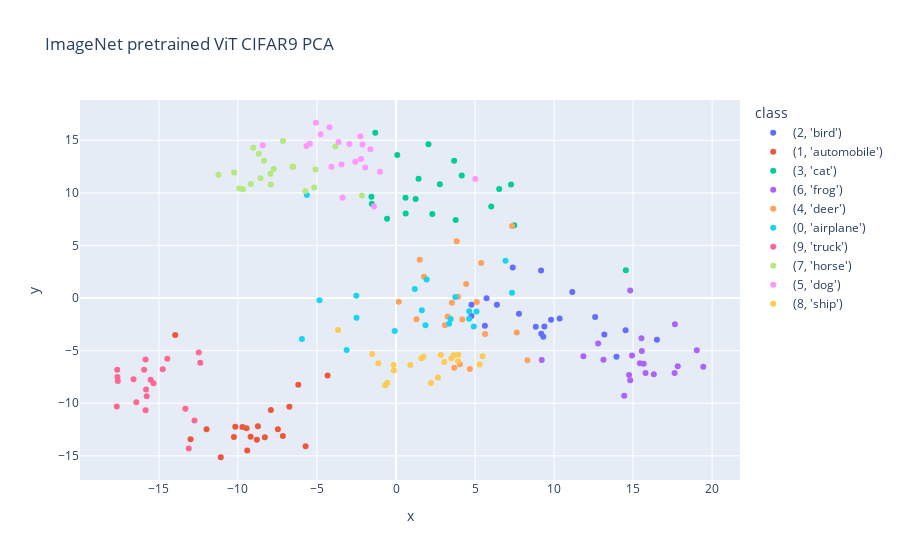

This figure's notebook cell:
### Markdown cell above
#### Feature visualization by PCA

### Code cell
from sklearn.decomposition import PCA

pca = PCA()
components = pca.fit_transform(X_in)

df_embed = pd.DataFrame(components)
df_embed = df_embed.rename(columns={0: 'x', 1: 'y'})
df_embed = df_embed.assign(label=y_in)
fig = px.scatter(
    df_embed,
    x='x',
    y='y',
    color='label',
    labels={'label': 'class'},
    title='ImageNet pretrained ViT CIFAR9 PCA',
)
fig.show()

### Figure 1 — Plotly figure (JSON) as saved in the notebook; plotly's stock layout.template omitted (floating-point values rounded to 4 significant figures)
{"data": [{"hovertemplate": "class=(2, 'bird')<br>x=%{x}<br>y=%{y}<extra></extra>", "legendgroup": "(2, 'bird')", "marker": {"color": "#636efa", "symbol": "circle"}, "mode": "markers", "name": "(2, 'bird')", "orientation": "v", "showlegend": true, "type": "scatter", "x": [9.177, 8.842, 10.35, 9.386, 4.774, 16.51, 6.386, 11.15, 13.95, 5.728, 7.386, 9.319, 13.18, 14.52, 7.78, 9.809, 9.191, 5.624, 12.6, 4.775], "xaxis": "x", "y": [2.627, -2.721, -1.937, -2.698, -1.697, -3.959, -0.6355, 0.5874, -5.585, -0.01698, 2.902, -3.681, -3.459, -3.06, -1.491, -2.068, -3.39, -2.621, -1.811, -0.6403], "yaxis": "y"}, {"hovertemplate": "class=(1, 'automobile')<br>x=%{x}<br>y=%{y}<extra></extra>", "legendgroup": "(1, 'automobile')", "marker": {"color": "#EF553B", "symbol": "circle"}, "mode": "markers", "name": "(1, 'automobile')", "orientation": "v", "showlegend": true, "type": "scatter", "x": [-11.99, -6.748, -8.303, -10.17, -9.412, -6.185, -7.158, -8.802, -13.97, -4.33, -9.198, -7.475, -13.0, -10.26, -7.918, -9.719, -11.09, -9.455, -5.719, -8.738], "xaxis": "x", "y": [-12.48, -10.34, -13.23, -12.23, -14.48, -8.25, -13.1, -13.47, -3.514, -7.364, -13.17, -12.46, -13.42, -13.21, -10.65, -12.27, -15.13, -12.37, -14.1, -12.19], "yaxis": "y"}, {"hovertemplate": "class=(3, 'cat')<br>x=%{x}<br>y=%{y}<extra></extra>", "legendgroup": "(3, 'cat')", "marker": {"color": "#00cc96", "symbol": "circle"}, "mode": "markers", "name": "(3, 'cat')", "orientation": "v", "showlegend": true, "type": "scatter", "x": [6.529, -1.557, 0.6126, -1.314, 0.07907, 7.279, 3.774, 1.242, 2.298, 14.54, 3.677, -1.535, 1.425, -0.5671, 2.773, 6.026, 0.6006, 7.48, 4.158, 2.054], "xaxis": "x", "y": [10.37, 9.634, 8.046, 15.71, 13.61, 10.79, 7.417, 9.409, 7.984, 2.645, 13.06, 8.97, 11.34, 7.548, 10.82, 8.713, 9.549, 6.921, 11.65, 14.61], "yaxis": "y"}, {"hovertemplate": "class=(6, 'frog')<br>x=%{x}<br>y=%{y}<extra></extra>", "legendgroup": "(6, 'frog')", "marker": {"color": "#ab63fa", "symbol": "circle"}, "mode": "markers", "name": "(6, 'frog')", "orientation": "v", "showlegend": true, "type": "scatter", "x": [17.65, 17.63, 15.53, 14.75, 16.31, 14.44, 19.03, 14.82, 15.43, 15.55, 14.93, 17.83, 12.79, 15.67, 14.82, 15.79, 9.222, 19.44, 11.85, 13.13], "xaxis": "x", "y": [-2.5, -7.122, -3.831, -7.32, -7.25, -9.284, -4.95, -7.805, -6.207, -5.026, -5.462, -6.483, -4.33, -6.245, 0.7173, -7.13, -5.883, -6.519, -5.532, -5.87], "yaxis": "y"}, {"hovertemplate": "class=(4, 'deer')<br>x=%{x}<br>y=%{y}<extra></extra>", "legendgroup": "(4, 'deer')", "marker": {"color": "#FFA15A", "symbol": "circle"}, "mode": "markers", "name": "(4, 'deer')", "orientation": "v", "showlegend": true, "type": "scatter", "x": [4.673, 4.193, 5.39, 8.313, 7.345, 4.048, 1.293, 5.639, 3.266, 4.44, 3.087, 3.536, 3.687, 3.924, 7.637, 1.774, 5.107, 3.84, 0.1744, 1.503], "xaxis": "x", "y": [-6.742, -2.038, 3.338, -5.911, 6.844, -6.291, -2.024, -3.409, -1.742, 1.345, -2.58, -0.4469, -6.63, 0.1303, -3.276, 2.022, -0.3632, 5.396, -0.3533, 3.645], "yaxis": "y"}, {"hovertemplate": "class=(0, 'airplane')<br>x=%{x}<br>y=%{y}<extra></extra>", "legendgroup": "(0, 'airplane')", "marker": {"color": "#19d3f3", "symbol": "circle"}, "mode": "markers", "name": "(0, 'airplane')", "orientation": "v", "showlegend": true, "type": "scatter", "x": [-2.51, 1.936, -5.955, -2.5, -0.08354, 1.868, 4.918, -5.638, 5.092, 3.357, 7.339, -3.123, 3.457, 4.625, 1.185, -4.842, 3.753, 6.927, 1.634, 4.633], "xaxis": "x", "y": [0.2116, 1.754, -3.884, -1.878, -3.136, -2.584, -2.709, 9.798, -1.271, -2.453, 0.5164, -4.939, -1.988, -1.964, 0.8588, -0.2124, 0.0967, 3.543, -1.16, -1.262], "yaxis": "y"}, {"hovertemplate": "class=(9, 'truck')<br>x=%{x}<br>y=%{y}<extra></extra>", "legendgroup": "(9, 'truck')", "marker": {"color": "#FF6692", "symbol": "circle"}, "mode": "markers", "name": "(9, 'truck')", "orientation": "v", "showlegend": true, "type": "scatter", "x": [-12.48, -14.47, -14.76, -13.11, -12.39, -15.84, -17.67, -15.53, -17.64, -12.75, -15.85, -16.61, -13.33, -15.94, -15.82, -17.63, -15.77, -15.35, -17.6, -16.43], "xaxis": "x", "y": [-5.183, -5.772, -6.778, -14.3, -6.147, -10.65, -10.31, -7.755, -6.821, -11.65, -5.839, -7.706, -10.53, -6.817, -8.701, -7.514, -9.338, -8.103, -7.887, -9.893], "yaxis": "y"}, {"hovertemplate": "class=(7, 'horse')<br>x=%{x}<br>y=%{y}<extra></extra>", "legendgroup": "(7, 'horse')", "marker": {"color": "#B6E880", "symbol": "circle"}, "mode": "markers", "name": "(7, 'horse')", "orientation": "v", "showlegend": true, "type": "scatter", "x": [-6.505, -9.18, -8.354, -7.74, -7.946, -10.24, -9.916, -8.685, -2.154, -5.094, -8.567, -3.836, -6.557, -9.685, -5.738, -7.149, -11.23, -9.031, -5.177, -7.921], "xaxis": "x", "y": [12.48, 10.84, 13.07, 12.27, 11.82, 11.94, 10.41, 13.72, 9.757, 12.22, 11.39, 14.4, 12.48, 10.35, 10.17, 14.93, 11.73, 14.29, 10.52, 10.8], "yaxis": "y"}, {"hovertemplate": "class=(5, 'dog')<br>x=%{x}<br>y=%{y}<extra></extra>", "legendgroup": "(5, 'dog')", "marker": {"color": "#FF97FF", "symbol": "circle"}, "mode": "markers", "name": "(5, 'dog')", "orientation": "v", "showlegend": true, "type": "scatter", "x": [-5.454, -1.621, -2.25, -1.949, -1.392, -2.123, 5.017, -8.436, -5.07, -3.382, -4.085, -2.575, -2.215, -3.631, -3.452, -5.669, -2.949, -4.771, -4.209, -1.014], "xaxis": "x", "y": [14.67, 14.14, 15.38, 12.42, 8.704, 14.61, 11.32, 14.54, 16.67, 9.534, 12.49, 12.97, 13.22, 14.84, 12.71, 14.47, 14.64, 15.58, 16.24, 12.02], "yaxis": "y"}, {"hovertemplate": "class=(8, 'ship')<br>x=%{x}<br>y=%{y}<extra></extra>", "legendgroup": "(8, 'ship')", "marker": {"color": "#FECB52", "symbol": "circle"}, "mode": "markers", "name": "(8, 'ship')", "orientation": "v", "showlegend": true, "type": "scatter", "x": [-1.504, 0.9031, -0.6788, 3.508, 3.925, 5.293, -3.665, 2.207, 2.833, -1.119, 1.735, -0.549, 3.054, 3.935, 2.649, 5.479, 1.602, -0.14, 3.645, -0.1515], "xaxis": "x", "y": [-5.319, -6.367, -8.277, -5.732, -6.003, -6.305, -3.036, -8.077, -5.41, -6.188, -5.588, -8.05, -6.088, -5.386, -7.549, -5.535, -5.71, -6.882, -5.442, -6.355], "yaxis": "y"}], "layout": {"legend": {"title": {"text": "class"}, "tracegroupgap": 0}, "title": {"text": "ImageNet pretrained ViT CIFAR9 PCA"}, "xaxis": {"anchor": "y", "domain": [0, 1], "title": {"text": "x"}}, "yaxis": {"anchor": "x", "domain": [0, 1], "title": {"text": "y"}}}}
